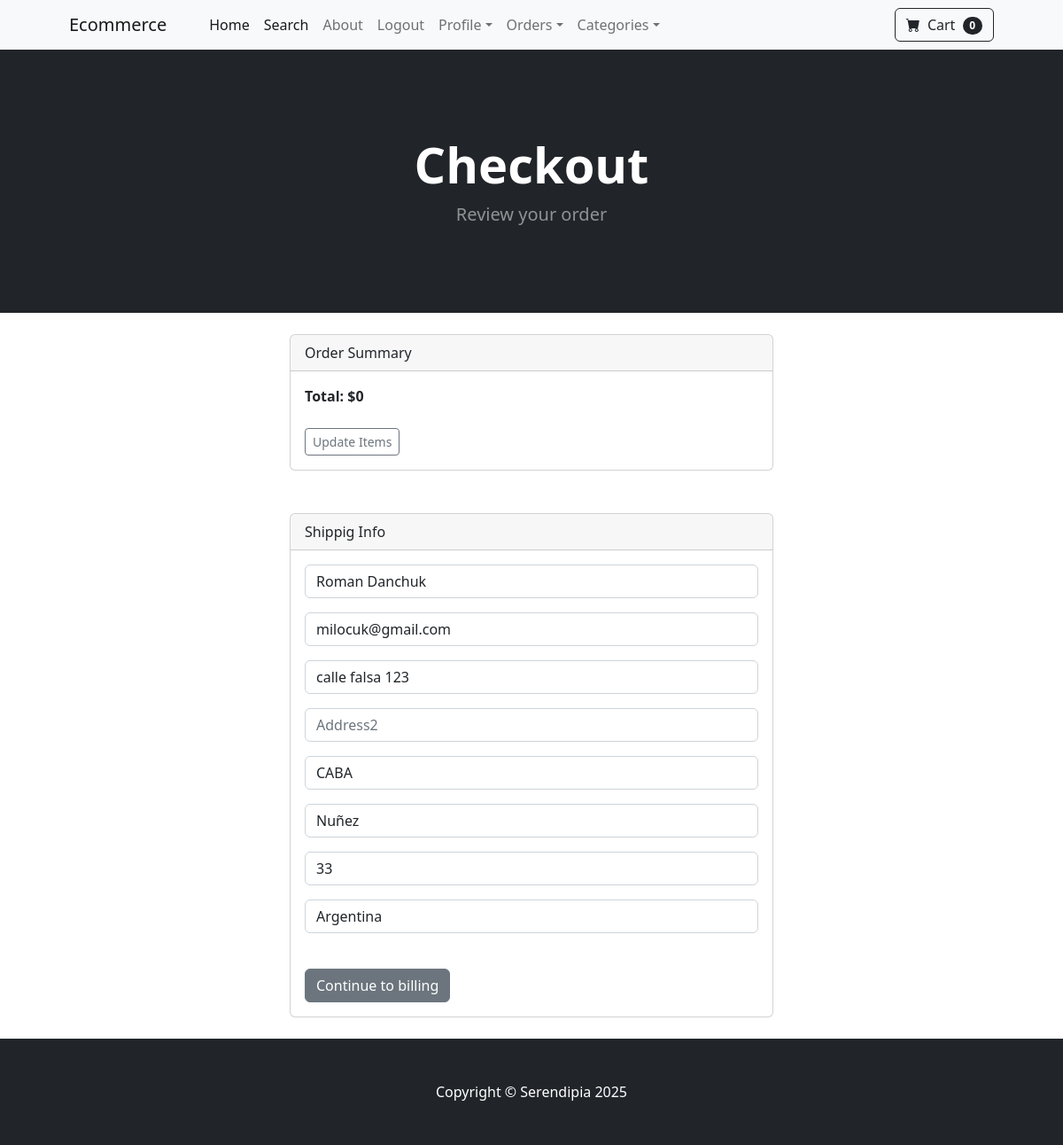
/payment/checkout/ (signed in), run on the app's committed database.
### payment/models.py (models this page shows, shortened)
class ShippingAddress(models.Model):
    user = models.ForeignKey(User, on_delete=models.CASCADE, null=True, blank=True)
    shipping_full_name = models.CharField(max_length=255)
    shipping_email = models.CharField(max_length=255)
    shipping_address1 = models.CharField(max_length=255)
    shipping_address2 = models.CharField(max_length=255, null=True, blank=True)
    shipping_city = models.CharField(max_length=255)
    shipping_state = models.CharField(max_length=255)
    shipping_zipcode = models.CharField(max_length=255, null=True, blank=True)
    shipping_country  =models.CharField(max_length=255)
    class Meta:
        verbose_name_plural = "Shipping Address"

### payment/views.py (the view)
# urls.py: path('checkout/',views.checkout,name="checkout"),
def checkout(request):
    cart = Cart(request)
    cart_products = cart.get_prods
    quantities = cart.get_quants
    totals = cart.cart_total()
    if request.user.is_authenticated:
        shipping_user = ShippingAddress.objects.get(user__id=request.user.id)
        shipping_form = ShippingForm(request.POST or None, instance=shipping_user)
        return render(request,'payment/checkout.html',{'cart_products':cart_products,'quantities':quantities,'totals':totals,'shipping_form':shipping_form})
    else:
        shipping_form = ShippingForm(request.POST or None)
        return render(request,'payment/checkout.html',{'cart_products':cart_products,'quantities':quantities,'totals':totals,'shipping_form':shipping_form})

### cart/cart.py (called while the page is built, shortened)
    def cart_total(self):
        product_ids = self.cart.keys()
        products = Product.objects.filter(id__in=product_ids)
        quantities = self.cart
        total = 0
        return total

    def __len__(self):
        return len(self.cart)

    def get_prods(self):
        product_ids = self.cart.keys()
        products = Product.objects.filter(id__in = product_ids)
        return products

### cart/context_processors.py (called while the page is built)
def cart(request):
    return {'cart':Cart(request)}

### payment/templates/payment/checkout.html (shortened to what this page needs)
{% extends 'base.html' %}
{% block content %}
<header class="bg-dark py-5">
    <div class="container px-4 px-lg-5 my-5">
        <div class="text-center text-white">
            <h1 class="display-4 fw-bolder">Checkout</h1>
            <p class="lead fw-normal text-white-50 mb-0">Review your order</p>
        </div>
    </div>
</header>
<br />
<div class="container">
    <div class="row">
        <div class="col-md-6 offset-md-3">
            <div class="card">
                <div class="card-header">
                  Order Summary
                </div>
                <div class="card-body">
                    <strong>
                        Total: ${{ totals }}
                    </strong>
                    <br><br>
                    <a href="{% url 'cart_summary' %}" class="btn btn-sm btn-outline-secondary">Update Items</a>
                </div>
            </div>
              <br><br>
            <div class="card">
                <div class="card-header">
                    Shippig Info
                </div>
                <div class="card-body">
                    <form action="{% url 'billing_info' %}" method="POST">
                        {{ shipping_form.as_p }}
                        <br>
                        <button type="submit" class="btn btn-secondary">Continue to billing</button>
                    </form>
                </div>
            </div>
        </div>
        <br>
    </div>
    <br>
</div>
{% endblock %}

### data on the page
ShippingAddress: shipping_full_name "Roman Danchuk", shipping_email "milocuk@gmail.com", shipping_address1 "calle falsa 123", shipping_city "CABA", shipping_state "Nuñez", shipping_zipcode "33", shipping_country "Argentina"

### other printed values
{{ cart | length }} "0"
{{ totals }} "0"
